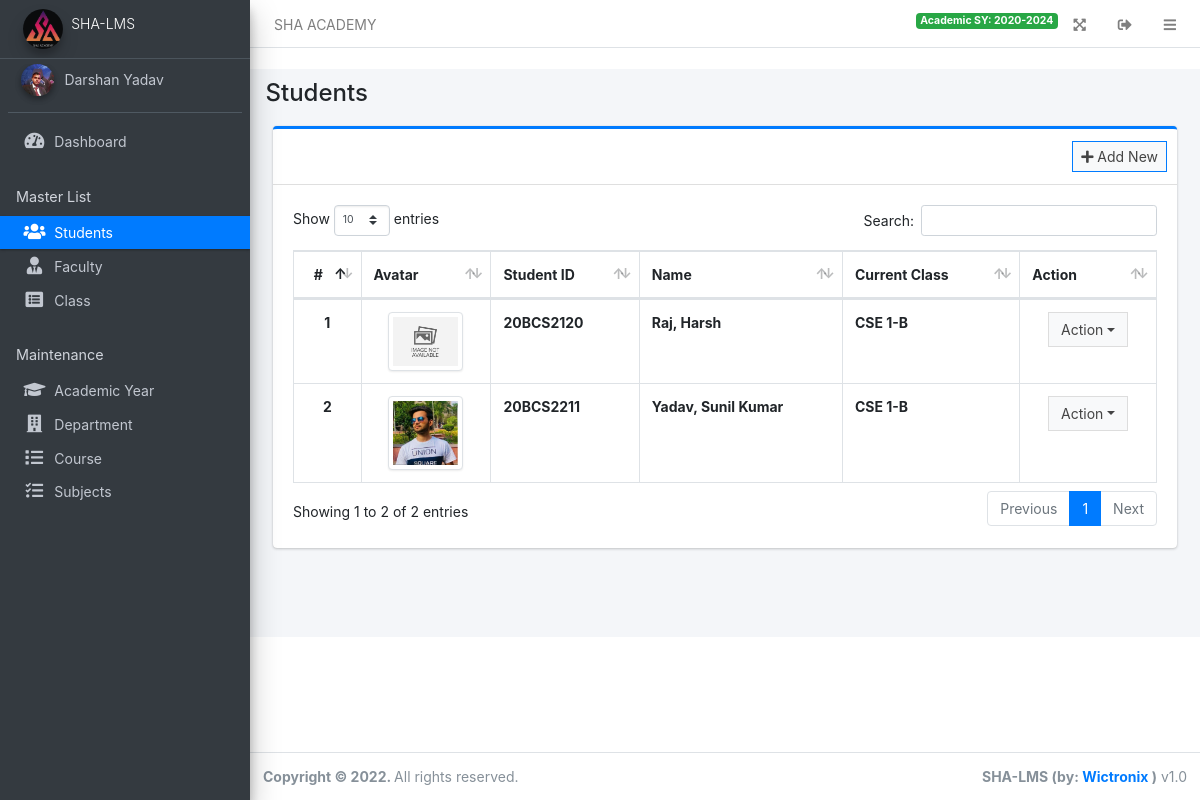
Page /admin/?page=students (signed in) on the committed database.
### tables this page shows
CREATE TABLE `students` (
  `id` int(30) NOT NULL,
  `student_id` varchar(50) NOT NULL,
  `firstname` varchar(150) NOT NULL,
  `middlename` varchar(150) NOT NULL,
  `lastname` varchar(150) NOT NULL,
  `email` varchar(250) NOT NULL,
  `contact` varchar(150) NOT NULL,
  `gender` varchar(20) NOT NULL,
  `address` text DEFAULT NULL,
  `password` text DEFAULT NULL,
  `dob` int(11) NOT NULL,
  `avatar` text DEFAULT NULL
);

### config.php (called while the page is built, shortened)
<?php
require_once('classes/DBConnection.php');
require_once('classes/SystemSettings.php');
function validate_image($file){
	if(!empty($file)){
		if(is_file(base_app.$file)){
			return base_url.$file;
		}else{
			return base_url.'dist/img/no-image-available.png';
		}
	}else{
		return base_url.'dist/img/no-image-available.png';
	}
}
function isMobileDevice(){
    $aMobileUA = array(
        '/iphone/i' => 'iPhone',
        '/ipod/i' => 'iPod',
        '/ipad/i' => 'iPad',
        '/android/i' => 'Android',
        '/blackberry/i' => 'BlackBerry',
        '/webos/i' => 'Mobile'
    );
    return false;
}
?>

### classes/DBConnection.php (called while the page is built, shortened)
<?php
class DBConnection{
    private $host = DB_SERVER;
    private $username = DB_USERNAME;
    private $password = DB_PASSWORD;
    private $database = DB_NAME;
    public $conn;
    public function __construct(){
        if (!isset($this->conn)) {
            $this->conn = new mysqli($this->host, $this->username, $this->password, $this->database);
        }
    }
}
?>

### classes/SystemSettings.php (called while the page is built, shortened)
<?php
class SystemSettings extends DBConnection{
	function userdata($field = ''){
		if(!empty($field)){
			if(isset($_SESSION['userdata'][$field]))
				return $_SESSION['userdata'][$field];
			else
				return null;
		}else{
			return false;
		}
	}
	function info($field=''){
		if(!empty($field)){
			if(isset($_SESSION['system_info'][$field]))
				return $_SESSION['system_info'][$field];
			else
				return false;
		}else{
			return false;
		}
	}
}
$_settings = new SystemSettings();
?>

### admin/students/index.php (the view, shortened to what this page needs)
<div class="col-lg-12">
	<div class="card card-outline card-primary">
		<div class="card-header">
			<div class="card-tools">
				<a class="btn btn-block btn-sm btn-default btn-flat border-primary new_student" href="javascript:void(0)"><i class="fa fa-plus"></i> Add New</a>
			</div>
		</div>
		<div class="card-body">
			<table class="table tabe-hover table-bordered" id="list">
				<thead>
					<tr>
						<th class="text-center">#</th>
						<th>Avatar</th>
						<th>Student ID</th>
						<th>Name</th>
						<th>Current Class</th>
						<th>Action</th>
					</tr>
				</thead>
				<tbody>
					<?php
					$i = 1;
					$qry = $conn->query("SELECT *,CONCAT(firstname,' ', middlename,' ',lastname) as name FROM students order by CONCAT(firstname,' ', middlename,' ',lastname) asc ");
					while($row= $qry->fetch_assoc()):
						$class = $conn->query("SELECT sc.*, d.department, CONCAT(co.course, ' ', c.level, '-',c.section) as class FROM student_class sc inner join class c on c.id = sc.class_id inner join department d on d.id = c.department_id inner join course co on co.id = c.course_id  where sc.academic_year_id = '".$_settings->userdata('academic_id')."' and student_id = '{$row['student_id']}' ");
						$class = $class->num_rows > 0 ? $class->fetch_array()['class'] : "Not yet set."
					?>
					<tr>
						<th class="text-center"><?php echo $i++ ?></th>
						<td><center><img src="<?php echo validate_image($row['avatar']) ?>" alt="" class="img-thumbnail border-rounded" width="75px" height="75px" style="object-fit: cover;"></center></td>
						<td><b><?php echo $row['student_id'] ?></b></td>
						<td><b><?php echo ucwords($row['lastname'].", ".$row['firstname'].' '.$row['middlename']) ?></b></td>
						<td><b><?php echo $class ?></b></td>
						<td class="text-center">
    						<div class="btn-group">
		                    <button type="button" class="btn btn-default btn-block btn-flat dropdown-toggle dropdown-hover dropdown-icon" data-toggle="dropdown" aria-expanded="false">
		                    	Action
		                    </button>
		                </div>
						</td>
					</tr>
				<?php endwhile; ?>
				</tbody>
			</table>
		</div>
	</div>
</div>

### admin/index.php (shortened to what this page needs)
<?php require_once('../config.php'); ?>
 <!DOCTYPE html>
<html lang="en" class="" style="height: auto;">
<?php require_once('inc/header.php') ?>
  <body class="layout-fixed layout-footer-fixed text-sm sidebar-mini control-sidebar-slide-open layout-navbar-fixed " data-new-gr-c-s-check-loaded="14.991.0" data-gr-ext-installed="" style="height: auto;">
    <div class="wrapper">
     <?php require_once('inc/topBarNav.php') ?>
     <?php require_once('inc/navigation.php') ?>
     <?php $page = isset($_GET['page']) ? $_GET['page'] : 'home';  ?>
      <div class="content-wrapper" style="min-height: 567.854px;">
        <div class="content-header">
          <div class="container-fluid">
            <div class="row mb-2">
              <div class="col-sm-6">
                <h1 class="m-0"><?php echo ucwords(str_replace("_", " ",$page)) ?></h1>
              </div>
            </div>
          </div>
        </div>
        <section class="content">
          <div class="container-fluid">
            <?php
              if(!file_exists($page.".php") && !is_dir($page)){
                  include '404.html';
              }else{
                if(is_dir($page))
                  include $page.'/index.php';
                else
                  include $page.'.php';
              }
            ?>
          </div>
        </section>
      </div>
      <?php require_once('inc/footer.php') ?>
  </body>
</html>

### admin/inc/header.php (shortened to what this page needs)
<head>
    <link rel="stylesheet" href="<?php echo base_url ?>plugins/fontawesome-free/css/all.min.css">
    <link rel="stylesheet" href="<?php echo base_url ?>plugins/tempusdominus-bootstrap-4/css/tempusdominus-bootstrap-4.min.css">
  <link rel="stylesheet" href="<?php echo base_url ?>plugins/datatables-bs4/css/dataTables.bootstrap4.min.css">
  <link rel="stylesheet" href="<?php echo base_url ?>plugins/datatables-responsive/css/responsive.bootstrap4.min.css">
  <link rel="stylesheet" href="<?php echo base_url ?>plugins/datatables-buttons/css/buttons.bootstrap4.min.css">
  <link rel="stylesheet" href="<?php echo base_url ?>plugins/select2/css/select2.min.css">
  <link rel="stylesheet" href="<?php echo base_url ?>plugins/select2-bootstrap4-theme/select2-bootstrap4.min.css">
    <link rel="stylesheet" href="<?php echo base_url ?>plugins/icheck-bootstrap/icheck-bootstrap.min.css">
    <link rel="stylesheet" href="<?php echo base_url ?>plugins/jqvmap/jqvmap.min.css">
    <link rel="stylesheet" href="<?php echo base_url ?>dist/css/adminlte.css">
    <link rel="stylesheet" href="<?php echo base_url ?>dist/css/custom.css">
    <link rel="stylesheet" href="<?php echo base_url ?>plugins/overlayScrollbars/css/OverlayScrollbars.min.css">
    <link rel="stylesheet" href="<?php echo base_url ?>plugins/daterangepicker/daterangepicker.css">
    <link rel="stylesheet" href="<?php echo base_url ?>plugins/summernote/summernote-bs4.min.css">
  <link rel="stylesheet" href="<?php echo base_url ?>plugins/sweetalert2-theme-bootstrap-4/bootstrap-4.min.css">
  </head>

### admin/inc/topBarNav.php (shortened to what this page needs)
<nav class="main-header navbar navbar-expand navbar-white navbar-light text-sm">
  <ul class="navbar-nav">
    <li class="nav-item d-none d-sm-inline-block">
      <a href="<?php echo base_url ?>" class="nav-link"><?php echo (!isMobileDevice()) ? $_settings->info('name'):$_settings->info('short_name'); ?></a>
    </li>
  </ul>
  <ul class="navbar-nav ml-auto">
    <li class="nav-item">
      <span class="badge badge-success mt-1">Academic SY: <?php echo $_settings->userdata('academic_sy') ?></span>
    </li>
    <li class="nav-item">
      <a class="nav-link" data-widget="fullscreen" href="#" role="button">
      <i class="fas fa-expand-arrows-alt"></i>
      </a>
    </li>
    <li class="nav-item">
      <a class="nav-link"  href="javascript:void(0)" onclick="location.replace('<?php echo base_url.'/classes/Login.php?f=logout' ?>')" role="button">
      <i class="fas fa-sign-out-alt"></i>
      </a>
    </li>
    <li class="nav-item">
      <a class="nav-link" data-widget="pushmenu" href="#" role="button"><i class="fas fa-bars"></i></a>
    </li>
  </ul>
</nav>

### admin/inc/navigation.php (shortened to what this page needs)
<aside class="main-sidebar sidebar-dark-primary elevation-4">
  <a href="<?php echo base_url ?>admin" class="brand-link text-sm">
  <img src="<?php echo validate_image($_settings->info('logo'))?>" alt="Store Logo" class="brand-image img-circle elevation-3" style="opacity: .8;width: 2.5rem;height: 2.5rem;max-height: unset">
  <span class="brand-text font-weight-light"><?php echo $_settings->info('short_name') ?></span>
  </a>
  <div class="sidebar os-host os-theme-light os-host-overflow os-host-overflow-y os-host-resize-disabled os-host-transition os-host-scrollbar-horizontal-hidden">
    <div class="os-content-glue" style="margin: 0px -8px; width: 249px; height: 646px;"></div>
    <div class="os-padding">
      <div class="os-viewport os-viewport-native-scrollbars-invisible" style="overflow-y: scroll;">
        <div class="os-content" style="padding: 0px 8px; height: 100%; width: 100%;">
          <div class="user-panel mt-3 pb-3 mb-3 d-flex">
            <div class="image">
              <img src="<?php echo validate_image($_settings->userdata('avatar')) ?>" class="img-circle elevation-2" alt="User Image" style="height: 2rem;object-fit: cover">
            </div>
            <div class="info">
              <a href="<?php echo base_url ?>admin/?page=user" class="d-block"><?php echo ucwords($_settings->userdata('firstname').' '.$_settings->userdata('lastname')) ?></a>
            </div>
          </div>
          <nav class="mt-2">
             <ul class="nav nav-pills nav-sidebar flex-column nav-flat" data-widget="treeview" role="menu" data-accordion="false">
              <li class="nav-item dropdown">
                <a href="./" class="nav-link nav-home">
                  <i class="nav-icon fas fa-tachometer-alt"></i>
                  <p>
                    Dashboard
                  </p>
                </a>
              </li>
              <li class="nav-header">Master List</li>
              <li class="nav-item dropdown">
                <a href="<?php echo base_url ?>admin/?page=students" class="nav-link nav-students">
                  <i class="nav-icon fas fa-users"></i>
                  <p>
                    Students
                  </p>
                </a>
              </li>
              <li class="nav-item dropdown">
                <a href="<?php echo base_url ?>admin/?page=faculty" class="nav-link nav-faculty">
                  <i class="nav-icon fas fa-user-tie"></i>
                  <p>
                    Faculty
                  </p>
                </a>
              </li>
              <li class="nav-item dropdown">
                <a href="<?php echo base_url ?>admin/?page=class" class="nav-link nav-class">
                  <i class="nav-icon fas fa-list-alt"></i>
                  <p>
                    Class
                  </p>
                </a>
              </li>
              <li class="nav-header">Maintenance</li>
              <li class="nav-item dropdown">
                <a href="<?php echo base_url ?>admin/?page=academic" class="nav-link nav-academic">
                  <i class="nav-icon fas fa-graduation-cap"></i>
                  <p>
                    Academic Year
                  </p>
                </a>
              </li>
              <li class="nav-item dropdown">
                <a href="<?php echo base_url ?>admin/?page=department" class="nav-link nav-department">
                  <i class="nav-icon fas fa-building"></i>
                  <p>
                    Department
                  </p>
                </a>
              </li>
              <li class="nav-item dropdown">
                <a href="<?php echo base_url ?>admin/?page=course" class="nav-link nav-course">
                  <i class="nav-icon fas fa-list"></i>
                  <p>
                    Course
                  </p>
                </a>
              </li>
              <li class="nav-item dropdown">
                <a href="<?php echo base_url ?>admin/?page=subject" class="nav-link nav-subject">
                  <i class="nav-icon fas fa-tasks"></i>
                  <p>
                    Subjects
                  </p>
                </a>
              </li>
            </ul>
          </nav>
        </div>
      </div>
    </div>
  </div>
</aside>

### admin/inc/footer.php (shortened to what this page needs)
<footer class="main-footer text-sm">
        <strong>Copyright © <?php echo date('Y') ?>.
        </strong>
        All rights reserved.
        <div class="float-right d-none d-sm-inline-block">
          <b><?php echo $_settings->info('short_name') ?> (by: <a href="mailto:darshanrao526@gmail.com" target="blank">Wictronix</a> )</b> v1.0
        </div>
      </footer>
    </div>

### rows in the picture
students: shows a picture, student "20BCS2120", lastname+firstname+middlename "Raj, Harsh", class "CSE 1-B"
students: avatar (picture), student "20BCS2211", lastname+firstname+middlename "Yadav, Sunil Kumar", class "CSE 1-B"

### other values in the picture
$_settings->info('name') "SHA ACADEMY"
$_settings->userdata('academic_sy') "2020-2024"
$_settings->info('short_name') "SHA-LMS"
$_settings->userdata('firstname').' '.$_settings->userdata('lastname') "Darshan Yadav"
str_replace("_", " ",$page) "Students"
